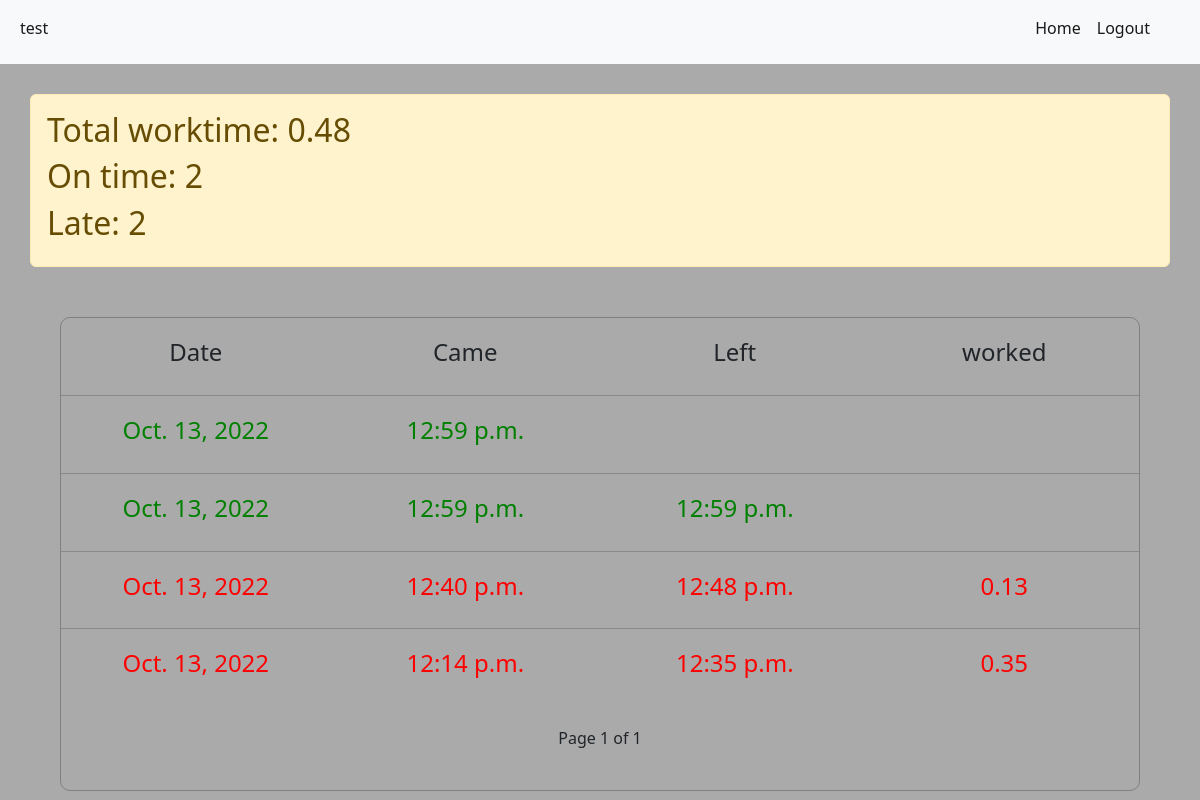
Screenshot of /accounts/member/stats/1/ (signed in) with the database file from the repository.
### accounts/models.py (models this page shows)
class CustomUser(AbstractUser):
    is_member = models.BooleanField("member status", default=False)
    is_company = models.BooleanField("company status", default=False)
    objects = CustomUserManager()

class WorkTime(models.Model):
    flag = models.BooleanField(default=False)
    start_time = models.TimeField(null=True)
    end_time = models.TimeField(null=True)
    company_id = models.ForeignKey(Company, on_delete=models.CASCADE)
    member_id = models.ForeignKey(Member, on_delete=models.CASCADE)
    created_at = models.DateField(auto_now=True)
    worked = models.FloatField(null=True)
    on_time = models.BooleanField(null=True)

### accounts/permissions.py (the view)
		def wrapper_func(request, *args, **kwargs):
			if request.user.is_member:
				return view_func(request, *args, **kwargs)
			else:
				raise PermissionDenied

### accounts/permissions.py (called while the page is built)
def member_allowed():
	def decorator(view_func):
		def wrapper_func(request, *args, **kwargs):
			if request.user.is_member:
				return view_func(request, *args, **kwargs)
			else:
				raise PermissionDenied
		return wrapper_func
	return decorator

### accounts/views.py (called while the page is built)
@member_allowed()
def seeUserStats(request, page=1):
    member = Member.objects.get(member=request.user)
    data = WorkTime.objects.filter(member_id=member)
    data = data[::-1]
    paginator = Paginator(data, 5)
    try:
        data = paginator.page(page)
    except EmptyPage:
        data = paginator.page(paginator.num_pages)
    totalTime = 0
    ontime = 0
    late = 0
    for each in WorkTime.objects.filter(member_id=member):
        if each.on_time:
            ontime += 1
        else:
            late += 1
        try:
            totalTime += each.worked
        except:
            pass
    return render(request, "accounts/userStat.html", {"data": data, "totalTime": round(totalTime, 2), "member": member, "ontime": ontime, "late": late})

### accounts/templates/accounts/userStat.html (shortened to what this page needs)
{% extends 'accounts/base.html' %}
{% load static %}
{% block content %}
<div class="userStats container alert alert-warning">
    <h2>Total worktime: {{ totalTime }}</h2>
    <h2>On time: {{ ontime }}</h2>
    <h2>Late: {{ late }}</h2>
</div>
<div class="user_stats_main">
    <div class="user_stat">
        <div class="stat_main"><h4>Date</h4></div>
        <div class="stat_main"><h4>Came</h4></div>
        <div class="stat_main"><h4>Left</h4></div>
        <div class="stat_main"><h4>worked</h4></div>
    </div>
    {% for each in data %}
    <hr>
    {% if each.on_time %}
        <div style="color: green;" class="user_stat">
            <div class="stat_main">
                <h4>{{ each.created_at }}</h4>
            </div>
            <div class="stat_main">
                <h4>{{ each.start_time  }}</h4>
            </div>
            <div class="stat_main">
                {% if each.end_time %}
                    <h4>{{ each.end_time }}</h4>
                {% endif %}
            </div>
            <div class="stat_main">
            </div>
        </div>
    {% else %}
        <div style="color: red;" class="user_stat">
            <div class="stat_main">
                <h4>{{ each.created_at }}</h4>
            </div>
            <div class="stat_main">
                <h4>{{ each.start_time  }}</h4>
            </div>
            <div class="stat_main">
                {% if each.end_time %}
                    <h4>{{ each.end_time }}</h4>
                {% endif %}
            </div>
            <div class="stat_main">
                {% if each.worked %}
                    <h4>{{ each.worked }}</h4>
                {% endif %}
            </div>
        </div>
    {% endif %}
    {% endfor %}
    <div class='pagination justify-content-center'>
        <span class='mx-4'>
        Page {{ data.number }} of {{ data.paginator.num_pages }}
        </span>
    </div>
</div>
{% endblock %}

### accounts/templates/accounts/base.html (shortened to what this page needs)
{% load static %}
<!DOCTYPE html>
<html lang="en">
<head>
    <link rel="stylesheet" href="{% static 'css/style.css' %}">
    <link href="https://cdn.jsdelivr.net/npm/bootstrap@5.2.2/dist/css/bootstrap.min.css" rel="stylesheet">
</head>
<body>
    <nav class="navbar navbar-expand-lg navbar-light bg-light">
        <div class="container-fluid">
          <div class="collapse navbar-collapse" id="navbarSupportedContent">
            <ul class="navbar-nav me-auto mb-2 ">
              {% if request.user.is_authenticated and request.user.is_superuser %}
                <li class="nav-item">
                  <a class="nav-link active" href="#">Admin: {{ request.user }}</a>
                </li>
              {% elif request.user.is_authenticated %}
                <li class="nav-item">
                  <a class="nav-link active" href="#">{{ request.user }}</a>
                </li>
              {% endif %}
            </ul>
            <ul class="navbar-nav mb-2 nav-right-main">
              <div class="nav-right">
                {% if request.user.is_authenticated %}
                  <li class="nav-item">
                      <a class="nav-link active" aria-current="page" href="{% url 'UserProfileRedirectPage' %}">Home</a>
                  </li>
                {% endif %}
                {% if request.user.is_authenticated %}
                  <li class="nav-item">
                      <a class="nav-link active" href="{% url 'logout' %}">Logout</a>
                {% else %}
                      <a class="nav-link active" href="{% url 'login' %}">Login</a>
                  </li>
                {% endif %}
              </div>
            </ul>
          </div>
        </div>
      </nav>
    {% block content %} {% endblock %}
</body>
</html>

### static/css/style.css (style rules this page uses)
body { background-color: #aaaaaa !important; }
a { color: blue; text-decoration: none !important; }
.nav-right { display: flex; }
.nav-right-main { margin-right: 30px; }
.user_stats_main { width: 90%; border: 1px solid grey; border-radius: 10px; margin: 0 auto; margin-top: 50px; }
.user_stat { display: flex; justify-content: space-evenly; margin: 20px 0; }
.stat_main { display: block; width: 100%; text-align: center; }
.userStats { margin-top: 30px; }
.pagination { margin: 40px 0; }

### rows the page displays
CustomUser: user "test"
WorkTime: created_at "Oct. 13, 2022", start_time "12:59 p.m."
WorkTime: created_at "Oct. 13, 2022", start_time "12:59 p.m.", end_time "12:59 p.m."
WorkTime: created_at "Oct. 13, 2022", start_time "12:40 p.m.", end_time "12:48 p.m.", worked "0.13"
WorkTime: created_at "Oct. 13, 2022", start_time "12:14 p.m.", end_time "12:35 p.m.", worked "0.35"

### other values shown
{{ totalTime }} "0.48"
{{ ontime }} "2"
{{ late }} "2"
{{ data.number }} "1"
{{ data.paginator.num_pages }} "1"
